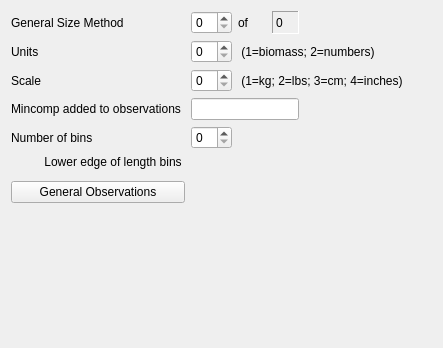
         <widget class="QWidget" name="tab_gen">
          <attribute name="title">
           <string>General Comp</string>
          </attribute>
          <layout class="QVBoxLayout" name="verticalLayout_15">
           <item>
            <layout class="QGridLayout" name="gridLayout_comp_gen">
             <item row="4" column="1">
              <widget class="QSpinBox" name="spinBox_gen_num_bins"/>
             </item>
             <item row="0" column="4">
              <spacer name="horizontalSpacer_gen1">
               <property name="orientation">
                <enum>Qt::Horizontal</enum>
               </property>
               <property name="sizeHint" stdset="0">
                <size>
                 <width>40</width>
                 <height>20</height>
                </size>
               </property>
              </spacer>
             </item>
             <item row="4" column="0">
              <widget class="QLabel" name="label_gen_num_bins">
               <property name="text">
                <string>Number of bins</string>
               </property>
              </widget>
             </item>
             <item row="2" column="1">
              <widget class="QSpinBox" name="spinBox_gen_scale"/>
             </item>
             <item row="2" column="0">
              <widget class="QLabel" name="label_gen_scale">
               <property name="text">
                <string>Scale</string>
               </property>
              </widget>
             </item>
             <item row="3" column="0">
              <widget class="QLabel" name="label_gen_constant">
               <property name="text">
                <string>Mincomp added to observations </string>
               </property>
              </widget>
             </item>
             <item row="0" column="0">
              <widget class="QLabel" name="label_gen_method">
               <property name="text">
                <string>General Size Method </string>
               </property>
              </widget>
             </item>
             <item row="1" column="0">
              <widget class="QLabel" name="label_gen_units">
               <property name="text">
                <string>Units</string>
               </property>
              </widget>
             </item>
             <item row="1" column="1">
              <widget class="QSpinBox" name="spinBox_gen_units"/>
             </item>
             <item row="5" column="0">
              <widget class="QLabel" name="label_gen_bins">
               <property name="text">
                <string>Lower edge of length bins </string>
               </property>
               <property name="alignment">
                <set>Qt::AlignRight|Qt::AlignTrailing|Qt::AlignVCenter</set>
               </property>
              </widget>
             </item>
             <item row="7" column="0">
              <widget class="QPushButton" name="pushButton_gen_obs">
               <property name="text">
                <string>General Observations</string>
               </property>
               <property name="flat">
                <bool>false</bool>
               </property>
              </widget>
             </item>
             <item row="8" column="0">
              <spacer name="verticalSpacer_gen1">
               <property name="orientation">
                <enum>Qt::Vertical</enum>
               </property>
               <property name="sizeHint" stdset="0">
                <size>
                 <width>20</width>
                 <height>134</height>
                </size>
               </property>
              </spacer>
             </item>
             <item row="0" column="2">
              <widget class="QLabel" name="label_gen_of">
               <property name="text">
                <string>of</string>
               </property>
              </widget>
             </item>
             <item row="1" column="2" colspan="3">
              <widget class="QLabel" name="label_gen_units_info">
               <property name="text">
                <string> (1=biomass; 2=numbers)</string>
               </property>
              </widget>
             </item>
             <item row="2" column="2" colspan="3">
              <widget class="QLabel" name="label_gen_scale_info">
               <property name="text">
                <string> (1=kg; 2=lbs; 3=cm; 4=inches)</string>
               </property>
              </widget>
             </item>
             <item row="5" column="1" rowspan="2" colspan="4">
              <layout class="QHBoxLayout" name="horizontalLayout_gen_bins"/>
             </item>
             <item row="0" column="3">
              <widget class="QLabel" name="label_gen_comp_total">
               <property name="frameShape">
                <enum>QFrame::Panel</enum>
               </property>
               <property name="frameShadow">
                <enum>QFrame::Sunken</enum>
               </property>
               <property name="text">
                <string>0</string>
               </property>
              </widget>
             </item>
             <item row="0" column="1">
              <widget class="QSpinBox" name="spinBox_gen_comp"/>
             </item>
             <item row="4" column="3">
              <widget class="QLabel" name="label_gen_spacer">
               <property name="text">
                <string/>
               </property>
              </widget>
             </item>
             <item row="3" column="1" colspan="3">
              <widget class="QLineEdit" name="lineEdit_gen_mincomp"/>
             </item>
            </layout>
           </item>
          </layout>
         </widget>
